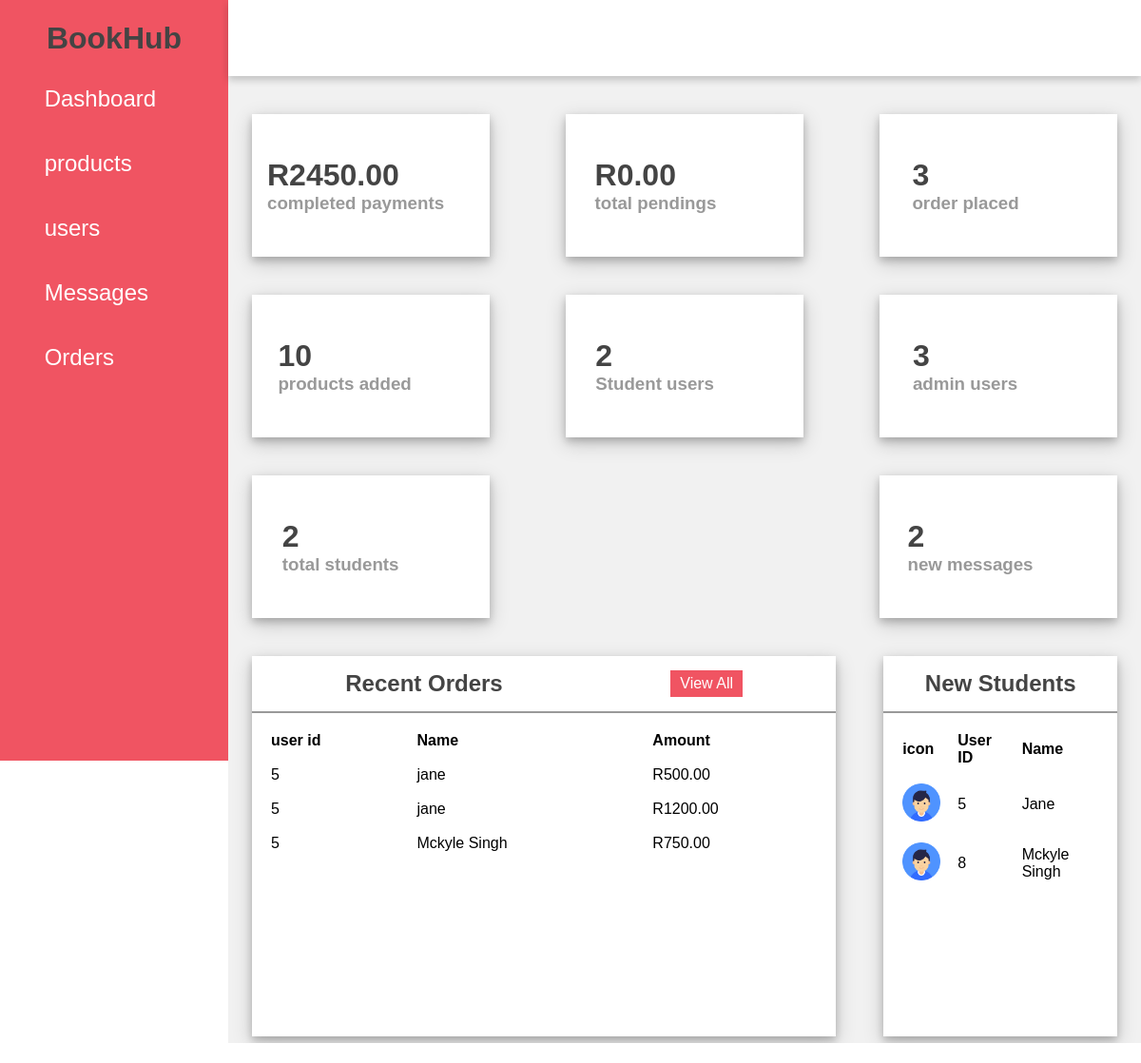
The page /admin/admin_page.php (signed in) on the database as committed earlier.
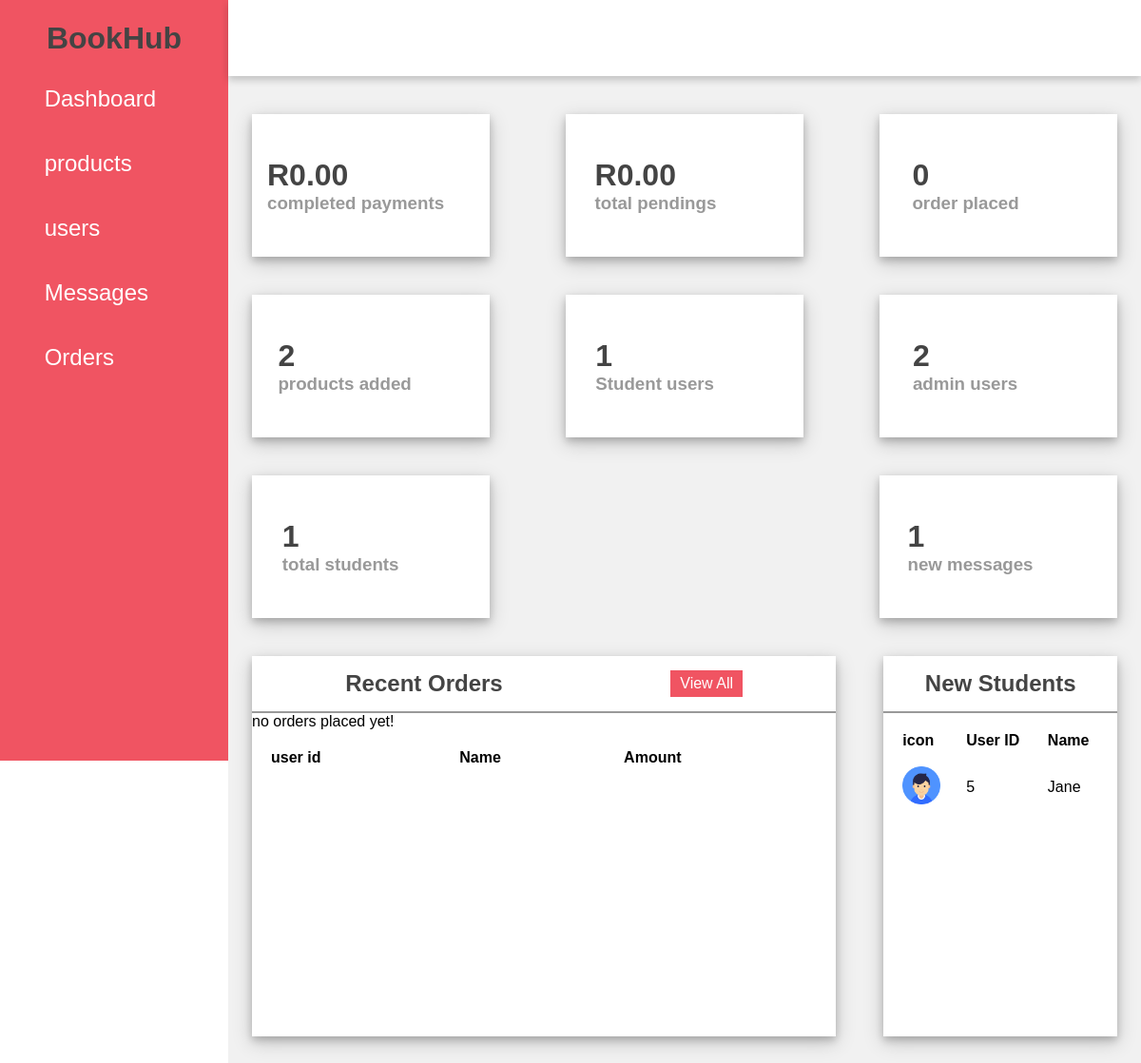
The same page on the database as committed later.
### tables this page shows
CREATE TABLE `tblorder` (
  `order_id` int(100) NOT NULL,
  `user_id` int(100) NOT NULL,
  `name` varchar(100) NOT NULL,
  `number` varchar(12) NOT NULL,
  `email` varchar(100) NOT NULL,
  `method` varchar(50) NOT NULL,
  `address` varchar(500) NOT NULL,
  `total_products` varchar(1000) NOT NULL,
  `total_price` int(100) NOT NULL,
  `placed_on` varchar(50) NOT NULL,
  `payment_status` varchar(20) NOT NULL DEFAULT 'pending'
);

CREATE TABLE `tbluser` (
  `user_id` int(100) NOT NULL,
  `user_firstname` varchar(255) NOT NULL,
  `studentnumber` varchar(255) NOT NULL,
  `username` varchar(255) NOT NULL,
  `user_role` varchar(255) NOT NULL DEFAULT 'pending',
  `user_password` varchar(255) NOT NULL,
  `user_status` varchar(255) NOT NULL DEFAULT 'unverified'
);

### admin/admin_page.php (the view, shortened to what the changed rows need)
<?php
include '../DBConn.php';
?>
<!DOCTYPE html>
<html lang="en">
<head>
    <link rel="stylesheet" href="css/Dashboard_style.css">
</head>
<body>
    <div class="side-menu">
        <div class="brand-name">
            <h1>BookHub</h1>
        </div>
    </div>
    <div class="container">
        <div class="content">
            <div class="cards">
                <div class="card">
                    <div class="box">
                    <?php
               $total_completed = 0;
               $select_completed = mysqli_query($conn, "SELECT total_price FROM `tblorder` WHERE payment_status = 'completed'") or die('query failed');
               if(mysqli_num_rows($select_completed) > 0){
                  while($fetch_completed = mysqli_fetch_assoc($select_completed)){
                     $total_price = $fetch_completed['total_price'];
                     $total_completed += $total_price;
                  };
               };
            ?>
            <h1>R<?php echo $total_completed; ?>.00</h1>
            <h3>completed payments</h3>
                    </div>
                </div>
                <div class="card">
                    <div class="box">
                        <?php
                            $total_pendings = 0;
                        ?>
                        <h1>R<?php echo $total_pendings; ?>.00</h1>
                    </div>
                </div>
                <div class="card">
                    <div class="box">
                        <?php
                            $select_orders = mysqli_query($conn, "SELECT * FROM `tblorder`") or die('query failed');
                            $number_of_orders = mysqli_num_rows($select_orders);
                        ?>
                            <h1><?php echo $number_of_orders; ?></h1>
                            <h3>order placed</h3>
                    </div>
                </div>
                <div class="card">
                    <div class="box">
                        <?php
                            $select_products = mysqli_query($conn, "SELECT * FROM `tblbook`") or die('query failed');
                            $number_of_products = mysqli_num_rows($select_products);
                        ?>
                            <h1><?php echo $number_of_products; ?></h1>
                            <h3>products added</h3>
                    </div>
                </div>
                <div class="card">
                    <div class="box">
                        <?php
                            $select_users = mysqli_query($conn, "SELECT * FROM `tbluser` WHERE user_role = 'student'") or die('query failed');
                            $number_of_users = mysqli_num_rows($select_users);
                        ?>
                            <h1><?php echo $number_of_users; ?></h1>
                            <h3>Student users</h3>
                    </div>
                </div>
                <div class="card">
                    <div class="box">
                        <?php
                            $select_admins = mysqli_query($conn, "SELECT * FROM `tbladmin` WHERE admin_role = 'admin'") or die('query failed');
                            $number_of_admins = mysqli_num_rows($select_admins);
                         ?>
                            <h1><?php echo $number_of_admins; ?></h1>
                            <h3>admin users</h3>
                    </div>
                </div>
                <div class="card">
                    <div class="box">
                        <?php
                            $select_account = mysqli_query($conn, "SELECT * FROM `tbluser`" ) or die('query failed');
                            $number_of_account = mysqli_num_rows($select_account);
                        ?>
                            <h1><?php echo $number_of_account; ?></h1>
                            <h3>total students</h3>
                    </div>
                </div>
                <div class="card">
                    <div class="box">
                        <?php
                            $select_messages = mysqli_query($conn, "SELECT * FROM `message`") or die('query failed');
                            $number_of_messages = mysqli_num_rows($select_messages);
                        ?>
                            <h1><?php echo $number_of_messages; ?></h1>
                            <h3>new messages</h3>
                    </div>
                </div>
            </div>
            <div class="content-2">
                <div class="recent-payments">
                    <div class="title">
                        <h2>Recent Orders</h2>
                    </div>
                    <table>
                        <tr>
                            <th>user id</th>
                            <th>Name</th>
                            <th>Amount</th>
                        </tr>
                        <?php
                            $select_orders = mysqli_query($conn, "SELECT * FROM `tblorder`") or die('query failed');
                            if(mysqli_num_rows($select_orders) > 0){
                                while($fetch_orders = mysqli_fetch_assoc($select_orders)){
                            ?>
                        <tr>
                            <td><?php echo $fetch_orders['user_id']; ?></td>
                            <td><?php echo  $fetch_orders['name']; ?></td>
                            <td>R<?php echo  $fetch_orders['total_price']; ?>.00</td>
                        </tr>
                        <?php
                        }
                        }else{
                            echo '<p class="empty">no orders placed yet!</p>';
                        }
                    ?>
                    </table>
                </div>
                <div class="new-students">
                    <div class="title">
                        <h2>New Students</h2>
                    </div>
                    <table>
                        <tr>
                            <th>icon </th>
                            <th>User ID </th>
                            <th>Name</th>
                        </tr>
                        <?php
                            $select_users = mysqli_query($conn, "SELECT * FROM `tbluser` WHERE user_role ='student'") or die('query failed');
                            if(mysqli_num_rows($select_users) > 0){
                                while($fetch_users = mysqli_fetch_assoc($select_users)){
                            ?>
                            <tr>
                                <td><img src="images/user.png" alt=""></td>
                                <td><?php echo $fetch_users['user_id']; ?></td>
                                <td><?php echo  $fetch_users['username']; ?></td>
                            </tr>
                            <?php
                        }
                        }else{
                            echo '<p class="empty">no orders placed yet!</p>';
                        }
                    ?>
                    </table>
                </div>
            </div>
        </div>
    </div>
</body>
</html>

Rows that differ between the two databases and show on the page:
removed tblorder: user "5", name "jane", total_price "500"
removed tblorder: user "5", name "jane", total_price "1200"
removed tblorder: user "5", name "Mckyle Singh", total_price "750"
removed tbluser: user_id "8", username "Mckyle Singh"
Other text that changed with them:
$total_completed: "2450" → "0"
$number_of_orders: "3" → "0"
$number_of_products: "10" → "2"
$number_of_users: "2" → "1"
$number_of_admins: "3" → "2"
$number_of_account: "2" → "1"
$number_of_messages: "2" → "1"
text now shown: "no orders placed yet!"
